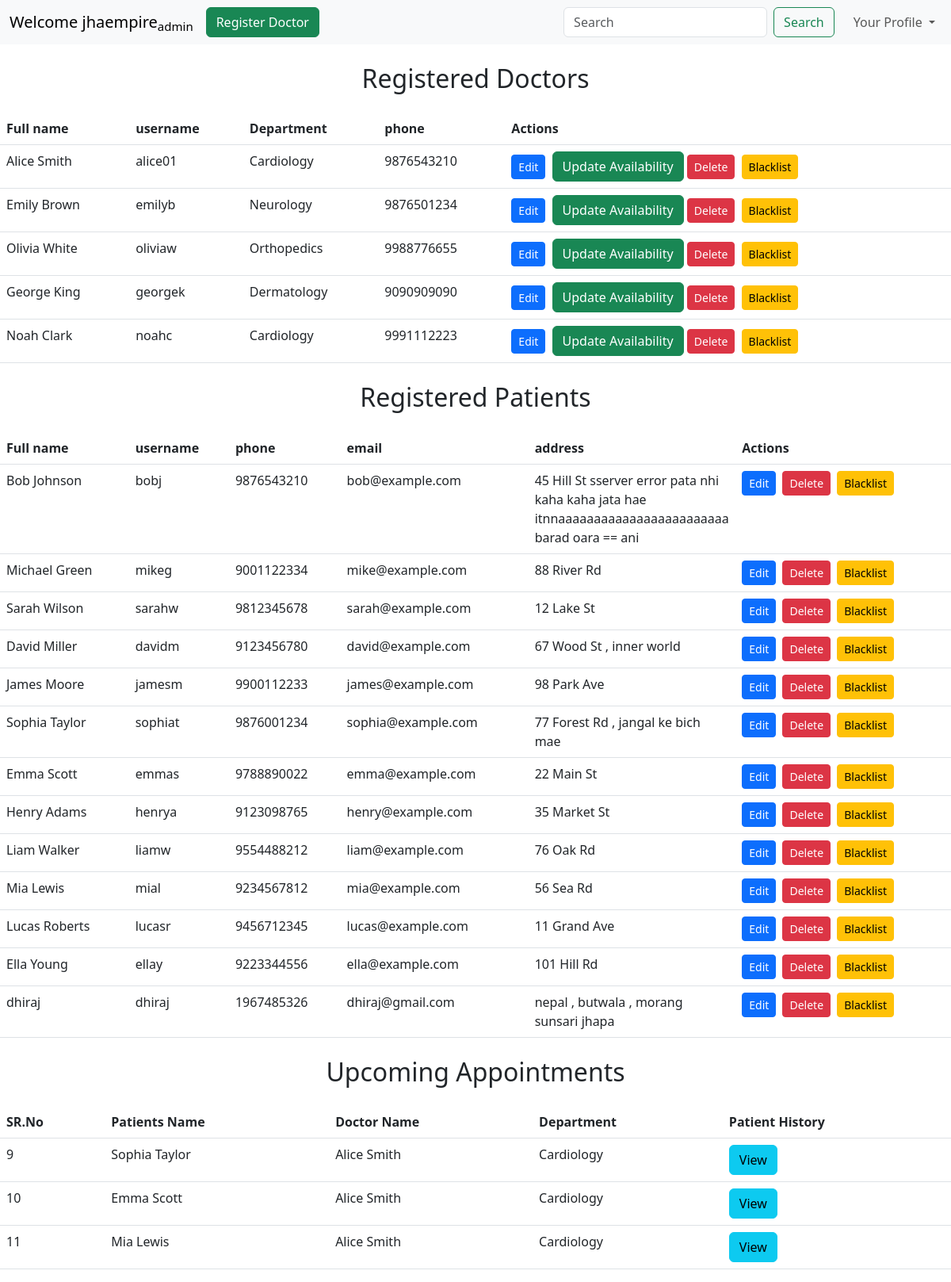
The app's page /dashboard/admin (signed in) with its own data.
### models/models.py (models this page shows)
class User(db.Model):
    id=db.Column(db.Integer(),primary_key=True)
    fullname = db.Column(db.String(50),nullable = False)
    username = db.Column(db.String(50),unique = True,nullable = False)
    password = db.Column(db.String(),nullable= False)
    role = db.Column(db.String(10),nullable=False)
    status=db.Column(db.Integer(),nullable=False,default=0)
    created_at=db.Column(db.DateTime(),default=datetime.datetime.utcnow)
    updated_at=db.Column(db.DateTime(),default=datetime.datetime.utcnow,onupdate=datetime.datetime.utcnow)

class Doctor(db.Model):
    id=db.Column(db.Integer(),primary_key=True)
    fullname = db.Column(db.String(50),nullable = False)
    username = db.Column(db.String(50),unique = True,nullable = False)
    password = db.Column(db.String(),nullable= False)
    address = db.Column(db.String(200),nullable = False)
    phone = db.Column(db.String(15),nullable = False)
    email = db.Column(db.String(50),nullable = False)
    experience = db.Column(db.String(100),nullable = False)
    specialization = db.Column(db.String(50),nullable = False)
    created_at=db.Column(db.DateTime(),default=datetime.datetime.utcnow)
    updated_at=db.Column(db.DateTime(),default=datetime.datetime.utcnow,onupdate=datetime.datetime.utcnow)

class Patient(db.Model):
    id=db.Column(db.Integer(),primary_key=True)
    userid = db.Column(db.Integer(),nullable=False)
    name=db.Column(db.String(50),nullable = False)
    dob = db.Column(db.String(20),nullable = False)
    phone= db.Column(db.Integer(),nullable = False)
    email=db.Column(db.String(50),nullable = False)
    address=db.Column(db.String(200),nullable = False)
    emergencycontact=db.Column(db.String(50),nullable = False)

### controllers/adminDashboard.py (the view)
@theadminDashboard.route("/dashboard/admin", methods=['GET','POST'])
def adminDashboard():
    if('user' in session and session['role']=="admin"):
        user=session['user']
        print(user)
        alldoctors=User.query.filter_by(role="doctor",status=1).all()
        print(alldoctors)
        doctdetails= Doctor.query.all()
        print(doctdetails)
        allpatients=User.query.filter_by(role="patient",status=1).all()
        print(allpatients)
        patientdetails= Patient.query.all()
        print(patientdetails)
        for x in patientdetails:
            print(x.email)
        allappointment= Appointments.query.all()
        print(allappointment)
        allappointments=[]
        innerdetails={}
        for appointment in allappointment:
            patient=User.query.filter_by(username=appointment.patient).first()
            doctor=User.query.filter_by(username=appointment.doctor).first()
            department = Doctor.query.filter_by(username=appointment.doctor).first().specialization
            if(appointment.status=="booked"):
                innerdetails={
                    'id':appointment.id,
                    'patient_fullname':patient.fullname,
                    'doctor_fullname':doctor.fullname,
                    'department':department,
                    'date':appointment.date,
                    'timeslot':appointment.timeslot,
                    'status':appointment.status,
                    'pt_username':appointment.patient,
                }
                allappointments.append(innerdetails)
        return render_template("adminDashboard.html",user=user , alldoctors=alldoctors, doctdetails=doctdetails, allpatients=allpatients, patientdetails=patientdetails , allappointments=allappointments)
    else:
        return redirect("/login")

### templates/adminDashboard.html (shortened to what this page needs)
<!DOCTYPE html>
<html lang="en">
<head>
    <link href="https://cdn.jsdelivr.net/npm/bootstrap@5.3.0-alpha1/dist/css/bootstrap.min.css" rel="stylesheet">
</head>
<body>
<nav class="navbar navbar-expand-lg bg-body-tertiary">
  <div class="container-fluid">
    <a class="navbar-brand" href="#">Welcome {{user}}<sub>admin</sub></a>
    <div class="collapse navbar-collapse" id="navbarSupportedContent">
      <ul class="navbar-nav me-auto mb-2 mb-lg-0">
        <li class="nav-item">
          <a class="btn btn-success" href="/dashboard/admin/register-doctor">Register Doctor </a>
        </li>
        </ul>
         <form class="d-flex me-3" role="search">
          <input class="form-control me-2" type="search" placeholder="Search" aria-label="Search">
          <button class="btn btn-outline-success" type="submit">Search</button>
        </form>
        <ul class="navbar-nav">
          <li class="nav-item dropdown">
            <a class="nav-link dropdown-toggle" href="#" role="button" data-bs-toggle="dropdown" aria-expanded="false">
              Your Profile
            </a>
          </li>
        </ul>
    </div>
  </div>
</nav>
<div>
  <h2 class="text-center my-4">Registered Doctors</h2>
      <table class="table">
      <thead>
        <tr>
          <th>Full name</th>
          <th>username</th>
          <th>Department</th>
          <th>phone</th>
          <th>Actions</th>
        </tr>
      </thead>
      <tbody>
        {% for doc in alldoctors %}
        {% for x in doctdetails %}
        {% if doc.username == x.username %}
        <tr>
          <td>{{doc.fullname}}</td>
          <td>{{doc.username}}</td>
          <td>{{x.specialization}}</td>
          <td>{{x.phone}}</td>
          <td>
          <a href="/edit-doctor/{{ doc.id }}" class="btn btn-primary btn-sm me-1">Edit</a>
          <a class="btn btn-success" href="/availibility/edit/{{doc.username}}">Update Availability</a>
          <a href="/delete/{{ doc.id }}" class="btn btn-danger btn-sm me-1">Delete</a>
          <a href="/blacklist-doctor/{{ doc.id }}" class="btn btn-warning btn-sm">Blacklist</a>
        </td>
        </tr>
          {% endif %}
        {% endfor %}
        {% endfor %}
        </tbody>
      </table>
</div>
<h2 class="text-center my-4">Registered Patients</h2>
      <table class="table">
      <thead>
        <tr>
          <th>Full name</th>
          <th>username</th>
          <th>phone</th>
          <th>email</th>
          <th>address</th>
          <th>Actions</th>
        </tr>
      </thead>
      <tbody>
        {% for pat in allpatients %}
        {% for y in patientdetails %}
        {% if pat.id == y.userid %}
        <tr>
          <td>{{pat.fullname}}</td>
          <td>{{pat.username}}</td>
          <td>{{y.phone}}</td>
          <td> {{y.email}}</td>
          <td style="word-break: break-word; max-width: 200px;">{{y.address}}</td>
          <td>
          <a href="/admin/edit-patient/{{pat.username}}" class="btn btn-primary btn-sm me-1">Edit</a>
          <a href="/delete/{{ pat.id }}" class="btn btn-danger btn-sm me-1">Delete</a>
          <a href="/blacklistpatient/{{ pat.id }}" class="btn btn-warning btn-sm">Blacklist</a>
        </td>
        </tr>
          {% endif %}
        {% endfor %}
        {% endfor %}
        </tbody>
      </table>
<h2 class="text-center my-4"> Upcoming Appointments</h2>
      <table class="table">
      <thead>
        <tr>
          <th>SR.No</th>
          <th>Patients Name</th>
          <th>Doctor Name</th>
          <th>Department</th>
          <th>Patient History</th>
          </tr>
      </thead>
      <tbody>
        {% for ap in allappointments%}
        <tr>
          <td>{{ap.id}}</td>
          <td>{{ap.patient_fullname}}</td>
          <td>{{ap.doctor_fullname}}</td>
          <td>{{ap.department}}</td>
          <td><a class="btn btn-info" href="/dashboard/patient-history/{{ap.pt_username}}">View</a></td>
        </tr>
        {%endfor%}
        </tbody>
      </table>
</body>
</html>

### records on screen
User: fullname "Alice Smith", username "alice01", doctor_fullname "Alice Smith" "Alice Smith" "Alice Smith"
Doctor: specialization "Cardiology", phone "9876543210", department "Cardiology" "Cardiology" "Cardiology"
User: fullname "Emily Brown", username "emilyb"
Doctor: specialization "Neurology", phone "9876501234"
User: fullname "Olivia White", username "oliviaw"
Doctor: specialization "Orthopedics", phone "9988776655"
User: fullname "George King", username "georgek"
Doctor: specialization "Dermatology", phone "9090909090"
User: fullname "Noah Clark", username "noahc"
Doctor: specialization "Cardiology", phone "9991112223"
User: fullname "Bob Johnson", username "bobj"
Patient: phone "9876543210", email "bob@example.com", address "45 Hill St sserver error pata nhi kaha kaha jata hae itnnaaaaaaaaaaaaaaaaaaaaaaaa barad oara == ani"
User: fullname "Michael Green", username "mikeg"
Patient: phone "9001122334", email "mike@example.com", address "88 River Rd"
User: fullname "Sarah Wilson", username "sarahw"
Patient: phone "9812345678", email "sarah@example.com", address "12 Lake St"
User: fullname "David Miller", username "davidm"
Patient: phone "9123456780", email "david@example.com", address "67 Wood St , inner world"
User: fullname "James Moore", username "jamesm"
Patient: phone "9900112233", email "james@example.com", address "98 Park Ave"
User: fullname "Sophia Taylor", username "sophiat", patient_fullname "Sophia Taylor"
Patient: phone "9876001234", email "sophia@example.com", address "77 Forest Rd , jangal ke bich mae"
User: fullname "Emma Scott", username "emmas", patient_fullname "Emma Scott"
Patient: phone "9788890022", email "emma@example.com", address "22 Main St"
User: fullname "Henry Adams", username "henrya"
Patient: phone "9123098765", email "henry@example.com", address "35 Market St"
User: fullname "Liam Walker", username "liamw"
Patient: phone "9554488212", email "liam@example.com", address "76 Oak Rd"
User: fullname "Mia Lewis", username "mial", patient_fullname "Mia Lewis"
Patient: phone "9234567812", email "mia@example.com", address "56 Sea Rd"
User: fullname "Lucas Roberts", username "lucasr"
Patient: phone "9456712345", email "lucas@example.com", address "11 Grand Ave"
User: fullname "Ella Young", username "ellay"
Patient: phone "9223344556", email "ella@example.com", address "101 Hill Rd"
User: fullname "dhiraj", username "dhiraj"
Patient: phone "1967485326", email "dhiraj@gmail.com", address "nepal , butwala , morang sunsari jhapa"

### other values on screen
{{ user }} "jhaempire"
{{ ap.id }} "9" "10" "11"
